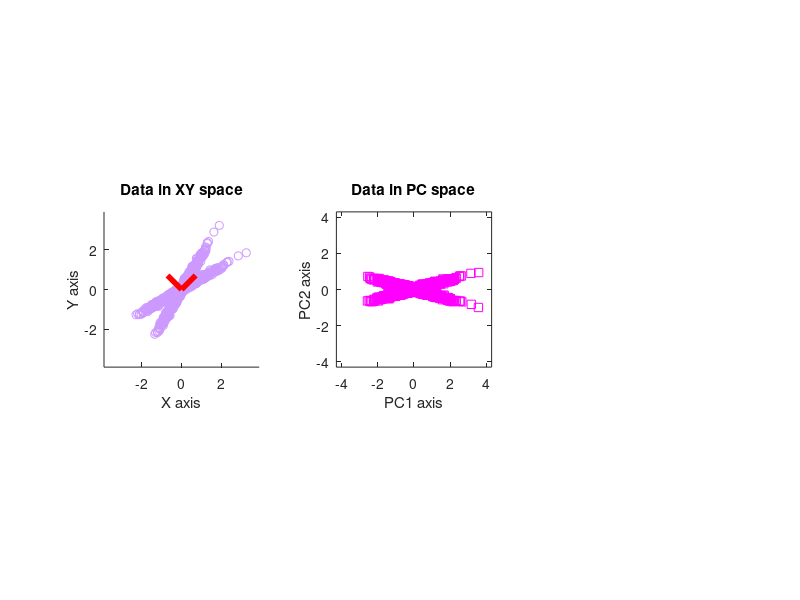

Write MATLAB code to recreate this figure. (Note: this script raises an error after producing the figure.)
%%
%     COURSE: Dimension reduction and source separation in neuroscience
%    SECTION: Independent components analysis
%      VIDEO: ICA, PCA, GED on simulated data
% Instructor: sincxpress.com
%
%%

% a clear MATLAB workspace is a clear mental workspace
close all; clear, clc

%%

% generate data
x = [ 1*randn(1000,1) .05*randn(1000,1) ];

% rotation matrix
th = -pi/6;
R1 = [ cos(th) -sin(th); sin(th) cos(th) ];
th = -pi/3;
R2 = [ cos(th) -sin(th); sin(th) cos(th) ];

% rotate the data to impose correlations
y = [ x*R1 ; x*R2 ];


% plot the data in its original data space
figure(1), clf
subplot(131), hold on
h(1) = plot(y(:,1),y(:,2),'o');
set(h(1),'color',[.8 .6 1])

% make the plot look nicer
datarange = max(y(:))*1.2;
set(gca,'xlim',[-datarange datarange],'ylim',[-datarange datarange])
xlabel('X axis'), ylabel('Y axis')
axis square
title('Data in XY space')


%%% PCA on data
y = bsxfun(@minus,y,mean(y,1));
covmat = (y'*y) / length(y);
[evecsY,evalsY] = eig(covmat);

% compute PC scores
pc1 = y*evecsY(:,1);
pc2 = y*evecsY(:,2);

% plot eigenvectors scaled by their eigenvalues
h(2:3) = plot([[0; 0] evecsY(1,:)']',[[0; 0] evecsY(2,:)']','r','linew',4);

% plot the data in PC space
subplot(132)
plot(pc2,pc1,'ms')
% make the plot look a bit nicer
datarange = max([pc1(:); pc2(:)])*1.2;
set(gca,'xlim',[-datarange datarange],'ylim',[-datarange datarange])
xlabel('PC1 axis'), ylabel('PC2 axis'), axis square
title('Data in PC space')




%%% run ICA
ivecs = jader(y');

% compute IC scores
ic_scores = ivecs*y';


% plot the IC vectors
subplot(131)
h(4:5) = plot([[0; 0] ivecs(1,:)']',[[0; 0] ivecs(2,:)']','k','linew',4);
legend(h([1 2 4]),{'Data';'PC';'IC'})

% plot the data in IC space
subplot(133)
plot(ic_scores(1,:),ic_scores(2,:),'ms')
datarange = max(ic_scores(:))*1.2;
set(gca,'xlim',[-datarange datarange],'ylim',[-datarange datarange])
xlabel('IC1 axis'), ylabel('IC2 axis'), axis square
title('Data in IC space')

%%





%% part 2: simulated EEG data

% a clear MATLAB workspace is a clear mental workspace
close all; clear all

%%

% load mat file containing EEG, leadfield and channel locations
load emptyEEG

% pick a dipole location in the brain
diploc = 109;


% normalize dipoles
lf.GainN = bsxfun(@times,squeeze(lf.Gain(:,1,:)),lf.GridOrient(:,1)') + bsxfun(@times,squeeze(lf.Gain(:,2,:)),lf.GridOrient(:,2)') + bsxfun(@times,squeeze(lf.Gain(:,3,:)),lf.GridOrient(:,3)');


% plot brain dipoles
figure(1), clf, subplot(221)
plot3(lf.GridLoc(:,1), lf.GridLoc(:,2), lf.GridLoc(:,3), 'o')
hold on
plot3(lf.GridLoc(diploc,1), lf.GridLoc(diploc,2), lf.GridLoc(diploc,3), 's','markerfacecolor','w','markersize',10)
rotate3d on, axis square, axis off
title('Brain dipole locations')


% Each dipole can be projected onto the scalp using the forward model. 
% The code below shows this projection from one dipole.
subplot(222)
topoplotIndie(lf.GainN(:,diploc), EEG.chanlocs,'numcontour',0,'electrodes','numbers','shading','interp');
title('Signal dipole projection')


% Now we generate random data in brain dipoles.
% create 1000 time points of random data in brain dipoles
% (note: the '1' before randn controls the amount of noise)
dipole_data = 1*randn(length(lf.Gain),1000);

% add signal to second half of dataset
dipole_data(diploc,501:end) = 15*sin(2*pi*10*(0:499)/EEG.srate);

% project dipole data to scalp electrodes
EEG.data = lf.GainN*dipole_data;

% meaningless time series
EEG.times = (0:size(EEG.data,2)-1)/EEG.srate;

% plot the data from one channel
subplot(212), hold on, plot(.5,0,'HandleVisibility','off');
plot(EEG.times,dipole_data(diploc,:)/norm(dipole_data(diploc,:)),'linew',4)
plot(EEG.times,EEG.data(31,:)/norm(EEG.data(31,:)),'linew',2)
xlabel('Time (s)'), ylabel('Amplitude (norm.)')
legend({'Dipole';'Electrode'})

%% Create covariance matrices

% compute covariance matrix R is first half of data
tmpd = EEG.data(:,1:500);
tmpd = bsxfun(@minus,tmpd,mean(tmpd,2));
covR = tmpd*tmpd'/500;

% compute covariance matrix S is second half of data
tmpd = EEG.data(:,501:end);
tmpd = bsxfun(@minus,tmpd,mean(tmpd,2));
covS = tmpd*tmpd'/500;


%%% plot the two covariance matrices
figure(2), clf

% S matrix
subplot(131)
imagesc(covS)
title('S matrix')
axis square, set(gca,'clim',[-1 1]*1e6)

% R matrix
subplot(132)
imagesc(covR)
title('R matrix')
axis square, set(gca,'clim',[-1 1]*1e6)

% R^{-1}S
subplot(133)
imagesc(inv(covR)*covS)
title('R^-^1S matrix')
axis square, set(gca,'clim',[-10 10])


%% %%%%%%%%%%%%%%%%%%%%%%%%%%%%% %%
%                                 %
%  Dimension compression via PCA  %
%                                 %
%%%%%%%%%%%%%%%%%%%%%%%%%%%%%%%%%%%


% PCA
[evecs,evals] = eig(covS+covR);

% sort eigenvalues/vectors
[evals,sidx] = sort(diag(evals),'descend');
evecs = evecs(:,sidx);



% plot the eigenspectrum
figure(3), clf
subplot(231)
plot(evals./max(evals),'s-','markersize',15,'markerfacecolor','k')
axis square
set(gca,'xlim',[0 20.5])
title('PCA eigenvalues')
xlabel('Component number'), ylabel('Power ratio (norm-\lambda)')


% component time series is eigenvector as spatial filter for data
comp_ts = evecs(:,1)'*EEG.data;


% normalize time series (for visualization)
dipl_ts = dipole_data(diploc,:) / norm(dipole_data(diploc,:));
comp_ts = comp_ts / norm(comp_ts);
chan_ts = EEG.data(31,:) / norm(EEG.data(31,:));


% plot the time series
subplot(212), hold on
plot(EEG.times,.3+dipl_ts,'linew',2)
plot(EEG.times,.15+chan_ts)
plot(EEG.times,comp_ts)
legend({'Truth';'EEG channel';'PCA time series'})
set(gca,'ytick',[])
xlabel('Time (a.u.)')


%% spatial filter forward model

% The filter forward model is what the source "sees" when it looks through the
% electrodes. It is obtained by passing the covariance matrix through the filter.
filt_topo = evecs(:,1);

% Eigenvector sign uncertainty can cause a sign-flip, which is corrected for by 
% forcing the largest-magnitude projection electrode to be positive.
[~,se] = max(abs( filt_topo ));
filt_topo = filt_topo * sign(filt_topo(se));


% plot the maps
subplot(232)
topoplotIndie(lf.GainN(:,diploc), EEG.chanlocs,'numcontour',0,'electrodes','numbers','shading','interp');
title('Truth topomap')

subplot(233)
topoplotIndie(filt_topo,EEG.chanlocs,'electrodes','numbers','numcontour',0);
title('PCA forward model')

%% %%%%%%%%%%%%%%%%%%%%%%%%%%%%% %%
%                                 %
%    Source separation via GED    %
%                                 %
%%%%%%%%%%%%%%%%%%%%%%%%%%%%%%%%%%%

% Generalized eigendecomposition (GED)
[evecs,evals] = eig(covS,covR);

% sort eigenvalues/vectors
[evals,sidx] = sort(diag(evals),'descend');
evecs = evecs(:,sidx);



% plot the eigenspectrum
figure(4), clf
subplot(231)
plot(evals./max(evals),'s-','markersize',15,'markerfacecolor','k')
axis square
set(gca,'xlim',[0 20.5])
title('GED eigenvalues')
xlabel('Component number'), ylabel('Power ratio (norm-\lambda)')

% component time series is eigenvector as spatial filter for data
comp_ts = evecs(:,1)'*EEG.data;

%% plot for comparison

% normalize time series (for visualization)
dipl_ts = dipole_data(diploc,:) / norm(dipole_data(diploc,:));
comp_ts = comp_ts / norm(comp_ts);
chan_ts = EEG.data(31,:) / norm(EEG.data(31,:));


% plot the time series
subplot(212), hold on
plot(EEG.times,.3+dipl_ts,'linew',2)
plot(EEG.times,.15+chan_ts)
plot(EEG.times,comp_ts)
legend({'Truth';'EEG channel';'GED time series'})
set(gca,'ytick',[])
xlabel('Time (a.u.)')


%% spatial filter forward model

% The filter forward model is what the source "sees" when it looks through the
% electrodes. It is obtained by passing the covariance matrix through the filter.
filt_topo = covS*evecs(:,1);

% Eigenvector sign uncertainty can cause a sign-flip, which is corrected for by 
% forcing the largest-magnitude projection electrode to be positive.
[~,se] = max(abs( filt_topo ));
filt_topo = filt_topo * sign(filt_topo(se));


% plot the maps
subplot(232)
topoplotIndie(lf.GainN(:,diploc), EEG.chanlocs,'numcontour',0,'electrodes','numbers','shading','interp');
title('Truth topomap')

subplot(233)
topoplotIndie(filt_topo,EEG.chanlocs,'electrodes','numbers','numcontour',0);
title('GED forward model')


%% %%%%%%%%%%%%%%%%%%%%%%%%%%%%% %%
%                                 %
%    Source separation via ICA    %
%                                 %
%%%%%%%%%%%%%%%%%%%%%%%%%%%%%%%%%%%


% run ICA and compute IC time series and maps
icvecs = jader(EEG.data,20);
ICs    = icvecs(1,:)*EEG.data;
icmaps = pinv(icvecs');
ICenergy = sum(icmaps.^2,2);

figure(5), clf

% plot component energy
subplot(231)
plot(ICenergy./max(ICenergy),'s-','markersize',15,'markerfacecolor','k')
axis square
set(gca,'xlim',[0 20.5])
title('IC energy')
xlabel('Component number'), ylabel('Power ratio (norm-\lambda)')



% plot the maps
subplot(232)
topoplotIndie(lf.GainN(:,diploc), EEG.chanlocs,'numcontour',0,'electrodes','numbers','shading','interp');
title('Truth topomap')

subplot(233)
topoplotIndie(icmaps(1,:),EEG.chanlocs,'electrodes','numbers','numcontour',0);
title('IC forward model')


% plot the time series
subplot(212), hold on
plot(EEG.times,.3+dipl_ts,'linew',2)
plot(EEG.times,.15+chan_ts)
plot(EEG.times,ICs/norm(ICs))
legend({'Truth';'EEG channel';'IC time series'})
set(gca,'ytick',[])
xlabel('Time (a.u.)')

%% done.
